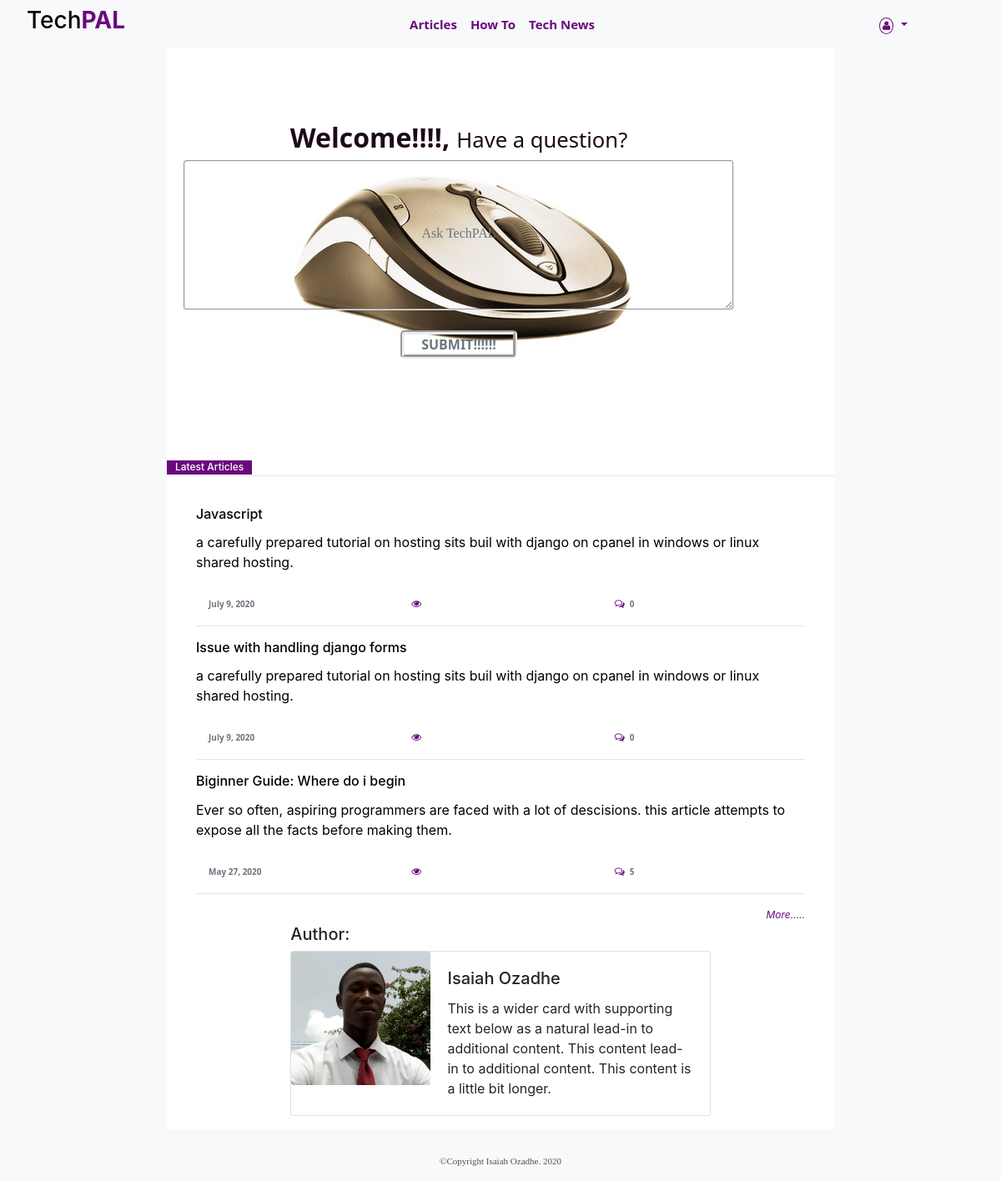
The page / on the database its author committed.
### blog/models.py (models this page shows, shortened)
class Post(models.Model, HitCountMixin):
    POST_TYPE_CHOICE = (
        ('Howto', 'How to accomplish tasks'),
        ('News', 'Tech News'),
        ('Articles','Tech and Programming articles')
    )
    post_type = models.CharField(max_length=50, null=False, blank=False, choices= POST_TYPE_CHOICE)
    title = models.CharField(max_length=200, null=False, blank=False)
    description = models.CharField(max_length=500, null=False, blank=False)
    content = RichTextUploadingField(null= False, blank= False, config_name='default')
    created  = models.DateTimeField(auto_now_add= True)
    updated = models.DateTimeField(auto_now = True)
    slug = models.SlugField(unique = False)
    hit_count_generic = GenericRelation(
        HitCount, object_id_field='object_pk',
        related_query_name='hit_count_generic_relation')
    class Meta:
        ordering = ['-created']

### blog/views.py (the view)
# urls.py: 2. Add a URL to urlpatterns:  path('', views.home, name='home')
def home(request):
    news = Post.objects.filter(post_type= 'News')[:7]
    articles = Post.objects.filter(post_type= 'Articles')[:7]
    howtos = Post.objects.filter(post_type= 'Howto')[:7]
    return render(request, 'blog/home.html', {'news':news, 'articles':articles, 'howtos':howtos})

### blog/templates/blog/home.html (shortened to what this page needs)
{% extends 'Foundation.html' %}
{% load static %}
{% load hitcount_tags %}
{% block content %}
<div class="row">
    <div class="card text-dark text-center imgback">
        <img src="{% static 'techpal/img/1.jpg' %}" class="card-img" alt="...">
        <div class="card-img-overlay topwelcome">
            <p class="h2 welcome">Welcome!!!!, <small>Have a question?</small></p>
            <form method="POST" action="{% url 'blog:question' user %}">
                <textarea name="question" class="form-control hometext" placeholder="Ask TechPAL"></textarea>
                <br>
                <button class="mytransb text-muted" type="submit">SUBMIT!!!!!!</button>
            </form>
        </div>
    </div>
</div>
{% if articles %}
<div class="row">
    <div class="col-12 container-mine">
        <br>
        <span class="tag">Latest Articles</span>
        <hr class="closeline">
    </div>
</div>
<div class="row">
    <div class="col-12">
        <div class="card-body">
            {% for post in articles %}
            <a href="{% url 'blog:post' post.id post.slug %}" class="c-dark">
            <h6 class="card-title">{{ post.title }}</h6>
            <p class="card-text">{{ post.description }}</p>
            </a>
            <br>
            <div class="container">
                <div class="row">
                    <div class="col-4">
                        <span><b class="info-tag text-muted">{{ post.created|date }}</b></span>
                    </div>
                    <div class="col-4">
                        <span class="fa fa-eye c-primary">&nbsp;&nbsp;<b class="num text-muted">{% get_hit_count for post %}</b></span>
                    </div>
                    <div class="col-4">
                        <span class="fa fa-comments-o c-primary">&nbsp;&nbsp;<b class="num text-muted">{{ post.comment_set.count }}</b></span>
                    </div>
                </div>
            </div>
            <hr>
            {% endfor %}
            <a href="{% url 'blog:articles' %}" class="mylink pull-right"><i>More.....</i></a>
        </div>
    </div>
</div>
{% endif %}
<div class="row">
    <div class="col-12 col-md-8 offset-md-2">
        <h5>Author:</h5>
        <div class="card mb-3" style="max-width: 540px;">
            <div class="row no-gutters">
                <div class="col-md-4">
                    <img src="{% static 'techpal/img/author.jpg' %}" class="card-img" alt="...">
                </div>
                <div class="col-md-8">
                    <div class="card-body">
                        <h5 class="card-title">Isaiah Ozadhe</h5>
                        <p class="card-text">This is a wider card with supporting text below as a natural lead-in to additional content. This content
                             lead-in to additional content. This content
                            is a little bit longer.</p>
                    </div>
                </div>
            </div>
        </div>
    </div>
</div>
{% endblock %}

### blog/templates/Foundation.html (shortened to what this page needs)
{% load static %}
<!DOCTYPE html>
<html>
<head>
    <link rel="stylesheet" type="text/css" media="screen" href="{% static 'techpal/css/bootstrap.css' %}" />
    <link rel="stylesheet" type="text/css" media="screen" href="{% static 'techpal/css/bootstrap.min.css' %}" />
    <link rel="stylesheet" type="text/css" media="screen" href="{% static 'techpal/css/main.css' %}" />
    <link rel="stylesheet" type="text/css" media="screen" href="{% static 'techpal/css/font-awesome.css' %}" />
    <link rel="stylesheet" href="//cdnjs.cloudflare.com/ajax/libs/highlight.js/10.1.1/styles/default.min.css">
</head>
<body class="bg-light">
    <div class="container-fluid">
        <div class="row">
            <div class="col-12 col-md-8 offset-md-2 container-mine" style="background: #fff">
                <div class="container-fluid">
                    <div class="row">
                        <div class="col-12">
                            <nav class="navbar fixed-top navbar-expand-lg navbar-light bg-light">
                                <a class="navbar-brand" href="#">
                                    <h3><a href="{% url 'home' %}" class="c-dark pull-left">Tech<b style="color:  rgb(105, 10, 124);">PAL</b></a></h3>
                                </a>
                                <div class="collapse navbar-collapse justify-content-center" id="navbarNavDropdown">
                                    <ul class="navbar-nav">
                                        <li class="nav-item active">
                                            <a class="nav-link" href="{% url 'blog:articles' %}">Articles</a>
                                        </li>
                                        <li class="nav-item">
                                            <a class="nav-link" href="{% url 'blog:how_to' %}">How To</a>
                                        </li>
                                        <li class="nav-item">
                                            <a class="nav-link" href="{% url 'blog:news' %}">Tech News</a>
                                        </li>
                                    </ul>
                                </div>
                                <div class="nav-item dropdown pull-right d-none d-lg-block" style="margin-right: 80px">
                                    <a class="nav-link dropdown-toggle pull-right" href="#" id="navbarDropdownMenuLink" role="button" data-toggle="dropdown"
                                        aria-haspopup="true" aria-expanded="false">
                                        <span class="fa fa-user myuser"></span>
                                    </a>
                                </div>
                            </nav>
                        </div>
                    </div>
                </div>
                <div class="container-fluid" style="margin-top: 55px">
                {% block content %}
                {% endblock %}
                </div>
            </div>
        </div>
    </div>
    <div class="container-fluid footer bg-light">
        <p>&copy;Copyright Isaiah Ozadhe. 2020</p>
    </div>
</body>
</html>

### blog/static/techpal/css/main.css (style rules this page uses)
html { font-family: 'Segoe UI', Tahoma, Geneva, Verdana, sans-serif; }
.navbar-nav .nav-link { font-family: 'Segoe UI', Tahoma, Geneva, Verdana, sans-serif; font-size: 15px; font-weight: 700; }
.navbar-nav .nav-link { color:rgb(105, 10, 124) !important; }
.tag { background: rgb(105, 10, 124); color: #fff; font-weight: 500; padding: 0 10px; padding-bottom: 2px; font-size: 12px; }
.closeline { margin-top: 0; }
.footer { color: rgb(85, 79, 79); font-family: 'bauhaus 93'; text-align: center; padding-top: 10px; font-size: 11px; margin-top: 20px; }
.container-mine { padding-right: 0 !important; padding-left: 0 ! important; }
.imgback { border: none; }
.mylink { font-size: 12px; color: rgb(105, 10, 124); }
.welcome { color: rgb(29, 9, 27); font-family: 'Segoe UI', Tahoma, Geneva, Verdana, sans-serif !important; font-weight: bold; }
.topwelcome { margin-top: 10px }
.hometext { height: 50px; background:transparent; border: 2px groove; text-align: center; }
@media only screen and (min-width:360px) { .topwelcome { margin-top: 20px; } }
@media only screen and (min-width:360px) { .hometext { height: 70px; line-height: 50px; font-family: 'Matura MT Script Capitals'; } }
@media only screen and (min-width:433px) { .topwelcome { margin-top: 50px; } }
@media only screen and (min-width:433px) { .hometext { height: 100px; line-height: 75px; } }
@media only screen and (min-width:640px) { .topwelcome { margin-top: 60px; } }
@media only screen and (min-width:640px) { .hometext { height: 170px; line-height: 150px; } }
@media only screen and (min-width:768px) { .topwelcome { margin-top: 50px; } }
@media only screen and (min-width:768px) { .hometext { height: 140px; line-height: 120px; } }
@media only screen and (min-width:900px) { .topwelcome { margin-top: 70px; } }
@media only screen and (min-width:900px) { .hometext { height: 180px; line-height: 160px; } }
.mytransb { color: rgb(105, 10, 124); font-family: 'Segoe UI', Tahoma, Geneva, Verdana, sans-serif; font-weight: bold; padding: 0 20px; background: transparent; border: 5px groove; border-radius: 5px; }
.c-dark { color: #000; }
.c-primary { color: rgb(105, 10, 124) !important; background:transparent; }
.info-tag { font-family: 'Segoe UI', Tahoma, Geneva, Verdana, sans-serif; font-size: 10px; font-weight: 600; }
.fa { font-size: 12px; }
.myuser { background: #fff !important; padding: 3px; border: 1px solid rgb(105, 10, 124); color: rgb(105, 10, 124); border-radius: 100%; }
a { color: rgb(105, 10, 124); }
.num { font-family: 'Segoe UI', Tahoma, Geneva, Verdana, sans-serif; color: #000; font-size: 10px; }

### rows shown on the page
Post: title "Javascript", description "a carefully prepared tutorial on hosting sits buil with django on cpanel in windows or linux shared hosting.", created "July 9, 2020", comment_set.count "0"
Post: title "Issue with handling django forms", description "a carefully prepared tutorial on hosting sits buil with django on cpanel in windows or linux shared hosting.", created "July 9, 2020", comment_set.count "0"
Post: title "Biginner Guide: Where do i begin", description "Ever so often, aspiring programmers are faced with a lot of descisions. this article attempts to expose all the facts before making them.", created "May 27, 2020", comment_set.count "5"
